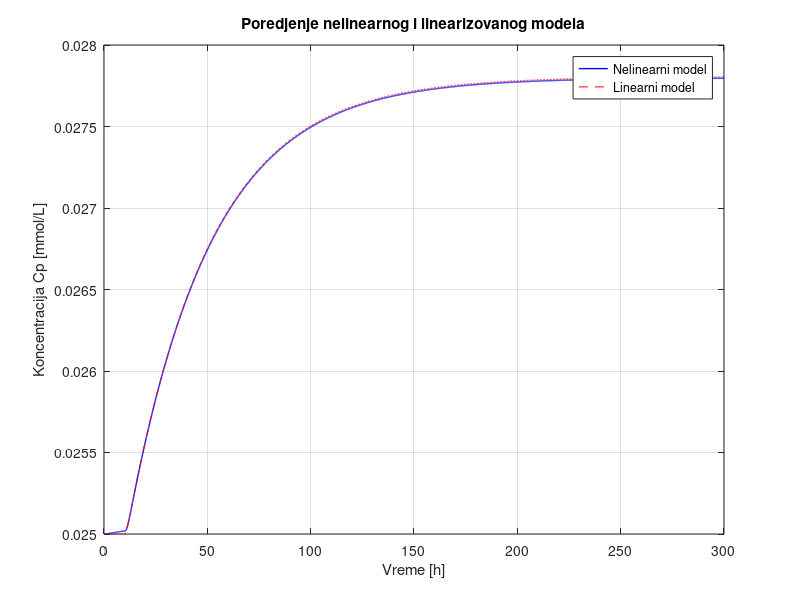

Recreate this plot in MATLAB.
pkg load control;
pkg load signal;

%Parametri modela
k = 1;
ke = 0.025;
ka = 1;
V = 80;
alfa = 5;

%Vreme
t = 0:0.1:300;

%Mirna radna tacka
x10 = 0.05;
x20 = 0.025;
u0 = 0.067;

%Pocetne vrednosti
x0 = [x10; x20];

%Definicija ulaza kao step signal
delta_u = 0.01;
u = @(t) u0 + delta_u * (t >= 10);

%Nelinearni sistem
f_nl = @(t, x)[-ka*x(1) + (k*u(t))/(1 + alfa*u(t));(ka/V)*x(1) - ke*x(2)];
[t, x_nelin] = ode45(f_nl, t, x0);

%Linearizovani model
A = [-ka, 0; ka/V, -ke];

B = [k / (1 + alfa * u0)^2; 0];

C = [0, 1];

D = 0;

sys = ss(A, B, C, D);

%Simulacija linearnog modela na pobudu delta_u
ulaz_lin = zeros(size(t));
ulaz_lin(t>=10) = delta_u;

%Odziv linearnog modela
y_lin = lsim(sys, ulaz_lin, t, [0 0]) + x20;

%Prikaz rezultata
figure;
plot(t, x_nelin(:,2), 'b', 'LineWidth', 1);
hold on;
plot(t, y_lin, 'r--');
xlabel('Vreme [h]');
ylabel('Koncentracija Cp [mmol/L]');
title('Poredjenje nelinearnog i linearizovanog modela');
legend('Nelinearni model', 'Linearni model');
grid on;
